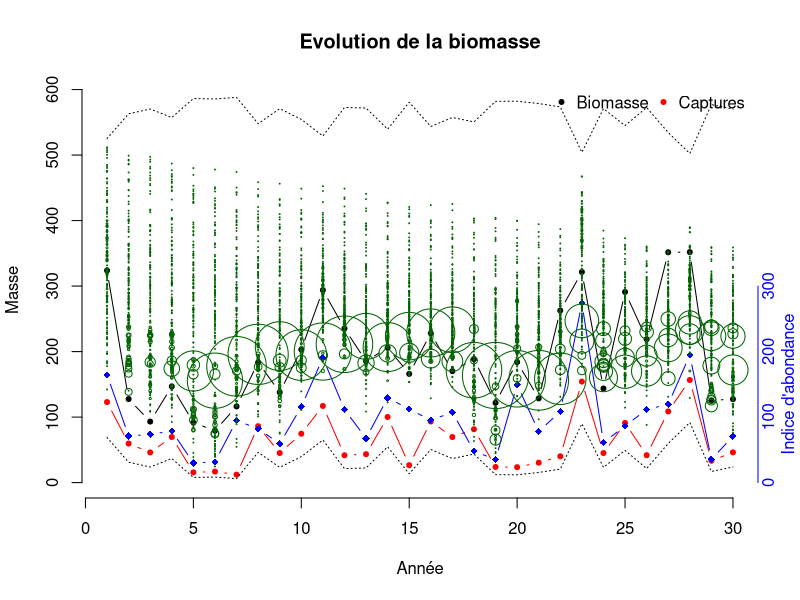
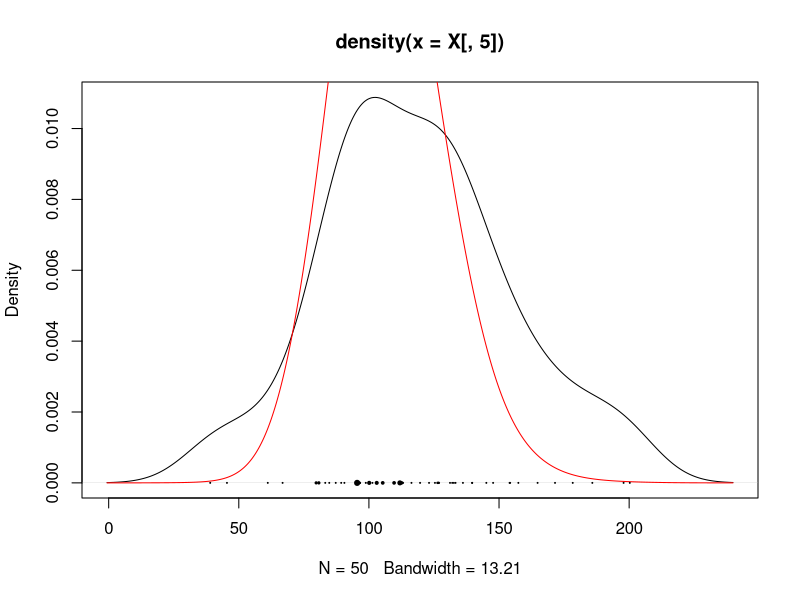

Recreate these plots in R, in order.
rm(list=ls())
set.seed(21)
nYear <- 30
biomass <- rep(NA, nYear)
capt <- rep(NA, nYear)
K <- 300 ## carrying capacity
r <- 1.02 ## recruitement rate
q <- 0.5
epsilon <- 10

sigmaBiomass <- 0.3
biomass[1] <- rnorm(1, mean=K, sd=K/10)
capt[1] <- runif(1,0.1,0.5)*biomass[1]
mn_innov = -sigmaBiomass^2/2
for( year in 2:nYear){
  Bk = biomass[year-1]
  #Captures are a random fraction of biomass
  innov <- rnorm(1, mean=mn_innov,sd=sigmaBiomass)
  biomass[year] <- (Bk+r*Bk*(1- Bk/K)-capt[year-1])*exp(innov)
  capt[year] <- runif(1,0.1,0.5)*biomass[year]
}
sqrtD <- sqrt((1+r)^2-4*capt*r/K)
ub <- (-(1+r)-sqrtD)/(-2*r/K)
lb <- (-(1+r)+sqrtD)/(-2*r/K)
bounds <- cbind(lb,ub)
ub+r*ub*(1-ub/K)-capt

plot(1:nYear,biomass, ylim=range(c(0,range(biomass),range(bounds))), 
     main='Evolution de la biomasse',xlab="Année",type="b",pch=20,
     ylab="Masse",bty="n")
lines(1:(nYear),capt,type="b",col="red",pch=20)
legend("topright",pch=20,col=c("black","red"),
       legend = c("Biomasse","Captures"),
       bty="n",horiz = T)
matplot(bounds,pch=20,add=T,col="black",type="l",lty=3)

obs_error <- rnorm(nYear, mean=mn_innov, sd=sigmaBiomass)
abundanceIndex <- q * biomass*exp(obs_error)
lines(1:nYear, abundanceIndex, type='b',col="blue",pch=18,
      ylim=range(c(0,range(abundanceIndex))))
axis(side=4,at=pretty(range(abundanceIndex),n = 2),col = "blue",
     col.ticks = "blue",labels=F ,lwd.ticks=0)
mtext(side=4,text = "Indice d'abondance",col = "blue",at=150,line=1)
mtext(side=4,text = pretty(range(abundanceIndex),n=2),col = "blue",
      at=pretty(range(abundanceIndex),n=2))
# On what conditions the deterministic term of population dynamics --------



r0 <- function(G, theta,method="M",Y0=NA,C0=NA){
  if(method=="M"){
    return(exp(runif(G, min=log(theta$K/5), max=log(5*theta$K))))
  }
  if(method=="P"){
    sqrtD <- sqrt((1+theta$r)^2-4*C0*theta$r/theta$K)
    ub <- (-(1+theta$r)-sqrtD)/(-2*theta$r/theta$K)
    lb <- (-(1+theta$r)+sqrtD)/(-2*theta$r/theta$K)
    X0 <- sapply(1:G,function(i){
      ok <- F
      while(!ok){
        cand <- exp(rnorm(1,log(Y0)-log(theta$q)-theta$mn_innov,
                          theta$sigmaBiomass))
        ok <- (cand < ub) & (cand>lb)
      }
      return(cand)
    })
    return(X0)
  }
}

dr0 <- function(x0, theta,method="M",Y0=NA,C0=NA){
  if(method=="M"){
    return(rep(1/length(x0), length(x0) ) )
  }
  if(method=="P"){
    sqrtD <- sqrt((1+theta$r)^2-4*C0*theta$r/theta$K)
    ub <- (-(1+theta$r)-sqrtD)/(-2*theta$r/theta$K)
    lb <- (-(1+theta$r)+sqrtD)/(-2*theta$r/theta$K)
    mn_ref <- log(Y0)-log(q)-theta$mn_innov
    norm_cst <- (pnorm(log(ub),mn_ref,theta$sigmaBiomass)-
                   pnorm(log(lb),mn_ref,theta$sigmaBiomass))
    dx <- dnorm(log(x0),mn_ref,theta$sigmaBiomass)/norm_cst
    return(dx)
  }
}

rPropag <- function(x,theta, sdPropag=sigmaBiomass,
                    min=NA,
                    method="M",Ynex=NA,
                    Cnex=NA){
  ## min is the minimal acceptable value
  if(method=="M"){
    meanValue <- ifelse(x>min, x-min, 1)
    xprime <- min+exp(rnorm(length(x), 
                            mean=log(meanValue)-theta$sdPropag^2/2,
                            sd=theta$sdPropag))
    return(xprime)
  }
  if(method=="P"){
    sqrtD <- sqrt((1+theta$r)^2-4*Cnex*theta$r/theta$K)
    ub <- (-(1+theta$r)-sqrtD)/(-2*theta$r/theta$K)
    lb <- (-(1+theta$r)+sqrtD)/(-2*theta$r/theta$K)
    v_gau  <- (theta$sdPropag^2*theta$sdObs^2)/(theta$sdPropag^2+theta$sdObs^2)
    obs    <- exp(log(Ynex)-log(q)-theta$mn_innov)
    mn_gau <- v_gau*(x/(theta$sdPropag^2)+obs/(theta$sdObs^2))
    Xnex <- sapply(mn_gau,function(mn){
      ok <- F
      while(!ok){
        cand <- rnorm(1,mn,sqrt(v_gau))
        ok <- cand > lb & cand < ub
      }
      return(cand)
    })
    return(Xnex)
  }
}


dPropag <- function(y, x,theta,sdPropag=sigmaBiomass, min=NA,
                    method="M",Ynex=NA,
                    Cnex=NA){
  if(method=="M"){
    meanValue <- ifelse(x>min, x-min, 1)
    return(dnorm(log(y-min), mean=log(meanValue)-sdPropag^2/2, sd=sdPropag))
  }
  if(method=="P"){
    sqrtD <- sqrt((1+theta$r)^2-4*Cnex*theta$r/theta$K)
    ub <- (-(1+theta$r)-sqrtD)/(-2*theta$r/theta$K)
    lb <- (-(1+theta$r)+sqrtD)/(-2*theta$r/theta$K)
    v_gau = (theta$sdPropag^2*theta$sdObs^2)/(theta$sdPropag^2+theta$sdObs^2)
    obs <- exp(log(Ynex)-log(q)-theta$mn_innov)
    dnex <- sapply(1:length(y),function(i){
      mn = v_gau*(x[i]/(theta$sdPropag^2)+obs/(theta$sdObs^2))
      dnorm(y[i],mn,v_gau)/(pnorm(ub,mn,sqrt(v_gau))-pnorm(lb,mn,sqrt(v_gau)))
    #normalized by the area of possible zone
    })
    return(dnex)
  }
}

mtheta<- function(x,xprime, theta, capt){
  dnorm(log(xprime), 
        mean=log(x+theta$r*x*(1-x/theta$K)- capt)-
          theta$mn_innov, 
        sd=theta$sigmaBiomass)
}

g<-function(x,y,theta){
  dnorm(log(y), mean=log(theta$q*x)-theta$mn_innov,
        sd=theta$sigmaBiomass)
}


sdPropag <- 10
sdObs <- 50
theta=list(q=q, K=K, sigmaBiomass=sigmaBiomass, r=r,
           mn_innov=mn_innov,sdPropag=sdPropag,sdObs=sdObs)
G <- 100
X <- matrix(NA, ncol=nYear, nrow=G)
X[,1] <- r0(G, theta,method = "P",Y0 = abundanceIndex[1],C0 = capt[1] )
weightX <- matrix(NA, ncol=nYear, nrow=G)
weightX[,1] <- dr0(x0=X[,1],theta = theta,method = "P",
                   Y0 = abundanceIndex[1],C0 = capt[1])
weightX[,1] <- weightX[,1]/sum(weightX[,1])
points(rep(1,G),X[,1],cex=10*weightX[,1],col="darkgreen")

method="P"
for(year in 2:nYear){
  X[,year] <- rPropag(x = X[,year-1],theta = theta,
                      Ynex = abundanceIndex[year],
                      Cnex = capt[year],
                      sdPropag = sdPropag,
                      min=capt[year-1],
                      method=method)
  mth <- mtheta(x=X[,year-1],xprime= X[,year],
                theta= theta, capt=capt[year-1])
  gfact <- g(X[,year], abundanceIndex[year], theta)
  pfact <- dPropag(y = X[,year],x= X[,year-1],theta = theta,
                   sdPropag = sdPropag,method =method,
                   Ynex = abundanceIndex[year],Cnex = capt[year],
                   min=capt[year-1])
  weightX[,year]=(weightX[,year-1]
                  *mth*gfact/pfact)
  weightX[is.nan(weightX[,year]),year] <- 0
  weightX[,year] <-   weightX[,year]/sum(  weightX[,year])
  points(rep(year,G),X[,year],cex=10*weightX[,year],col="darkgreen")
}

sdPropag <- 50
sdObs <- 50
theta=list(q=q, K=K, sigmaBiomass=sigmaBiomass, r=r,
           mn_innov=mn_innov,sdPropag=sdPropag,sdObs=sdObs)
G <- 50
X <- matrix(NA, ncol=nYear, nrow=G)
X[,1] <- r0(G, theta,method = "P",Y0 = abundanceIndex[1],C0 = capt[1] )
weightX <- matrix(NA, ncol=nYear, nrow=G)
weightX[,1] <- dr0(x0=X[,1],theta = theta,method = "P",
                   Y0 = abundanceIndex[1],C0 = capt[1])
weightX[,1] <- weightX[,1]/sum(weightX[,1])
points(rep(1,G),X[,1],cex=10*weightX[,1],col="darkgreen")

method="P"
for(year in 2:nYear){
  inds_rspl <- sample(1:G,size=G,replace=T,prob = weightX[,year-1])
  X[,year] <- rPropag(x = X[inds_rspl,year-1],theta = theta,
                      Ynex = abundanceIndex[year],
                      Cnex = capt[year],
                      sdPropag = sdPropag,
                      min=capt[year-1],
                      method=method)
  mth <- mtheta(x=X[inds_rspl,year-1],xprime= X[,year],
                theta= theta, capt=capt[year-1])
  gfact <- g(X[,year], abundanceIndex[year], theta)
  pfact <- dPropag(y = X[,year],x= X[inds_rspl,year-1],theta = theta,
                   sdPropag = sdPropag,method =method,
                   Ynex = abundanceIndex[year],Cnex = capt[year],
                   min=capt[year-1])
  weightX[,year]=(mth*gfact/pfact)
  weightX[,year] <-   weightX[,year]/sum(  weightX[,year])
  points(rep(year,G),X[,year],cex=10*weightX[,year],col="darkgreen")
}

plot(density(X[,5]))
lines(density(X[,5],weights = weightX[,5]),col="red")
points(x=X[,5],y=rep(0,G),pch=20,cex=weightX[,5]*10)
